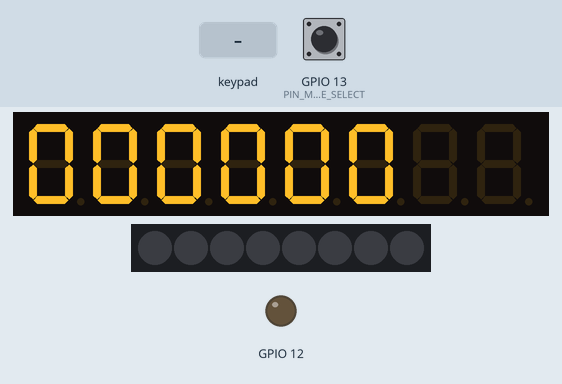
This sketch was run on a simulated ESP8266 (NodeMCU). Shown: 8-digit seven-segment display, 8 RGB LEDs in strip order, left to right, output pins drawn as LEDs (lit = HIGH). Wiring (inferred from the names in the program): TM1638 display and keys: STB GPIO 16; clock GPIO 14; DIO GPIO 5. The inputs (shaded band) are chosen by the test bench; at power-on: GPIO 13 (PIN_MODE_SELECT) HIGH. Pins used as bus, display or sensor lines are not drawn; what the sketch prints to the serial monitor is not drawn.

Above: at 1.3 s.
1.4 s: key '1' pressed
At 1.9 s:
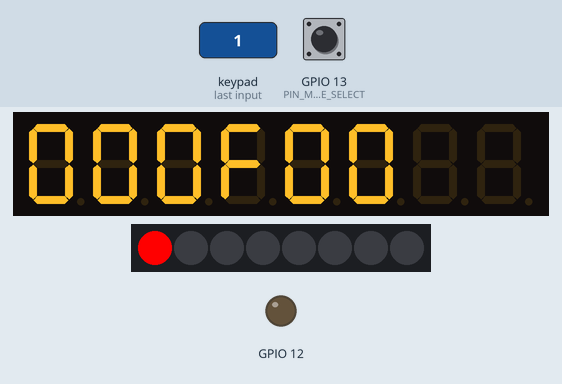
4.0 s: keypad keys 1 2 3 4 pressed 0.4 s apart
At 4.9 s:
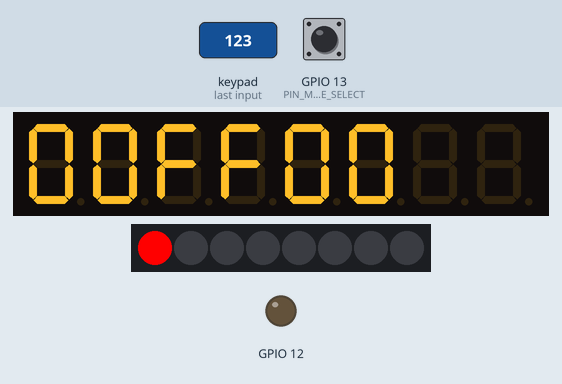
7.1 s: key '5' pressed
At 8.25 s:
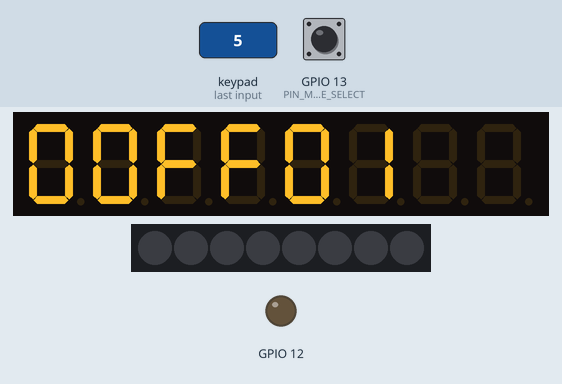
9.0 s: keypad keys 1 2 3 4 pressed 0.4 s apart
At 9.9 s:
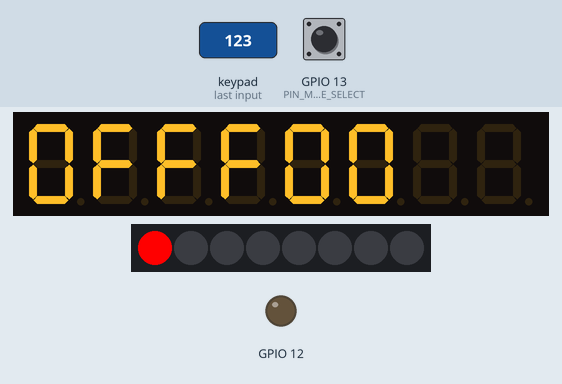
12.1 s: key '1' pressed
At 12.75 s:
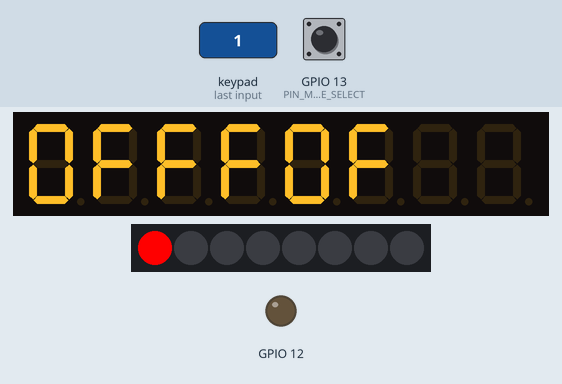
15.0 s: keypad keys 1 2 3 4 pressed 0.4 s apart
At 15.9 s:
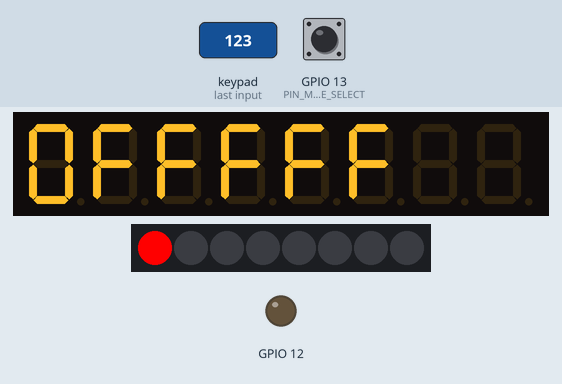
Timing chart, 0 to 19.1 s (numbered marks = the images above; inputs shaded):
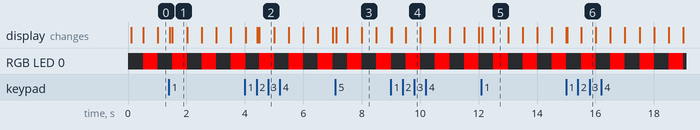

The sketch:

KIM1onESP8266.ino
```cpp
#include <ESP8266WiFi.h> // Include to disable WiFi
#include "KIMHal.h"
#include "MOS6502.h"
#include "TinyBasic.h"

KIMHal hal;
Mos6502 cpu;

// --- HELPER: DUMP REGISTERS ---
void dumpRegisters() {
  Serial.println("\n--- CPU STATE ---");
  Serial.print("PC: "); Serial.print(cpu.pc, HEX);
  Serial.print(" A:  "); Serial.print(cpu.A, HEX);
  Serial.print(" X:  "); Serial.print(cpu.X, HEX);
  Serial.print(" Y:  "); Serial.print(cpu.Y, HEX);
  Serial.print(" SP: "); Serial.print(cpu.sp, HEX);
  Serial.print(" SR: "); Serial.println(cpu.status, HEX);
  Serial.println("-----------------");
}

// --- HELPER: BENCHMARK LOADER (Shift+6) ---
// Kept this for diagnostic purposes
void loadAndRunBenchmark() {
    Serial.println("\n--- LOADING BENCHMARK ---");
    const uint8_t bench[] = {
        0x8D, 0x00, 0xC0, 0xA2, 0xFF, 0xA0, 0xFF, 0x88, 0xD0, 0xFD,
        0xCA, 0xD0, 0xF8, 0xC6, 0x00, 0xD0, 0xF2, 0x8D, 0x00, 0xC0,
        0x4C, 0x14, 0x02
    };
    for(int i=0; i<sizeof(bench); i++) hal.write(0x0200 + i, bench[i]);
    hal.write(0x0000, 0x05);
    Serial.println("Running 1,633,319 cycles (Target: ~1633ms)...");
    cpu.pc = 0x0200;
}

// --- HELPER: SYSTEM KEYS ---
void handleSystemKeys(uint32_t raw) {
  // ST (Stop/NMI) = Shift + 3
  if (raw == 0x40040) {
      cpu.NMI();
      Serial.println(">> NMI (STOP) TRIGGERED");
      dumpRegisters();
      while(hal.hardware.readButtons() == 0x40040) delay(10);
  }

  // RS (Reset) = Shift + 4
  if (raw == 0x400040) {
      cpu.Reset();
      if (hal.keypadMode) cpu.pc = 0x1C4F;
      Serial.println(">> SYSTEM RESET");
      while(hal.hardware.readButtons() == 0x400040) delay(10);
  }

  // BENCHMARK (Aux2) = Shift + 6
  if (raw == 0x40000040) {
      if (cpu.debug) { cpu.debug = false; Serial.println(">> Debug auto-disabled"); }
      loadAndRunBenchmark();
      while(hal.hardware.readButtons() == 0x40000040) delay(10);
  }
}

// --- SETUP ---
void setup() {
  Serial.begin(115200);
  WiFi.mode(WIFI_OFF);
  // Wait a moment for Serial to stabilize, but don't hang if no USB
  delay(100);

  Serial.println("\n--- KIM-1 on ESP8266 Ready ---");

  hal.begin();

  pinMode(PIN_MODE_SELECT, INPUT_PULLUP);
  delay(10);

  if (digitalRead(PIN_MODE_SELECT) == LOW) {
      hal.keypadMode = false;
      Serial.println(">> Jumper Detected: TTY Mode Active");
      // --- LOAD TINY BASIC INTO RAM ($2000) ---
      // This simulates an expansion card always being present.
      Serial.print("Loading Tiny Basic (");
      Serial.print(sizeof(TINY_BASIC_BIN));
      Serial.println(" bytes) to $2000...");

      for (uint16_t i = 0; i < sizeof(TINY_BASIC_BIN); i++) {
        uint8_t b = pgm_read_byte(&TINY_BASIC_BIN[i]);
        hal.write(0x2000 + i, b);
      }
      Serial.println("Done. To start: Type [2000] [GO].");
  } else {
      hal.keypadMode = true;
      Serial.println(">> No Jumper: Keypad Mode Active");
  }

  // Init Display RAM to default "0000 00"
  hal.ram[0xF9] = 0x00;
  hal.ram[0xFA] = 0x00;
  hal.ram[0xFB] = 0x00;

  // Init Vectors (In RIOT RAM 17xx)
  hal.write(0x17FA, 0x00); hal.write(0x17FB, 0x1C); // NMI -> 1C00
  hal.write(0x17FE, 0x00); hal.write(0x17FF, 0x1C); // IRQ -> 1C00

  cpu.Reset();

  // If Hardwired TTY mode, jump straight to monitor entry
  if (!hal.keypadMode) {
      cpu.pc = 0x1C00;
  }
}

// --- TEMPORARY DIAGNOSTIC LOOP ---
void loop() {
  // 1. Run CPU briefly (keep the display alive)
  cpu.Run(500);
  yield();

  // 2. Read the Keypad
  uint32_t raw = hal.hardware.readButtons();
  hal.curkey = raw;

  #ifdef DEBUG
  // 3. SPY ON THE RAW DATA
  static uint32_t lastRaw = 0;
  if (raw != lastRaw && raw != 0) {
      Serial.print(">> KEY RAW: 0x");
      Serial.println(raw, HEX);
      lastRaw = raw;
  }
  if (raw == 0) lastRaw = 0; // Reset on release
  #endif

  // 4. Handle Reset (Shift+RS) just in case you need to reboot
  if (raw == 0x400040) { // Assuming standard mapping for now
      cpu.Reset();
      Serial.println(">> RESET");
      delay(500);
  }
}
```

MOS6502.h
```cpp
#ifndef MOS6502_H
#define MOS6502_H

#include <stdint.h>
#include <Arduino.h>

// --- GLOBAL STATUS FLAGS ---
#define F_C 0x01 // Carry
#define F_Z 0x02 // Zero
#define F_I 0x04 // Interrupt Disable
#define F_D 0x08 // Decimal
#define F_B 0x10 // Break
#define F_K 0x20 // Constant (Unused)
#define F_V 0x40 // Overflow
#define F_N 0x80 // Negative

// Compatibility aliases
#define CONSTANT F_K
#define BREAK    F_B

// Forward Declaration
class Mos6502;

class Mos6502 {
public:
    // Registers (Public for HAL/Debug)
    uint8_t A, X, Y, sp;
    uint16_t pc;
    uint8_t status;

    // Debug Flag
    bool debug = false;

    // [REMOVED] SystemBus* bus;

    // Constructor (No pointer needed anymore)
    Mos6502();

    void Reset();
    void Run(int32_t cycles);
    void NMI();

    // Memory Accessors
    uint8_t Read(uint16_t addr);
    void Write(uint16_t addr, uint8_t val);

    // Helpers
    void StackPush(uint8_t byte);
    uint8_t StackPop();
    bool getFlag(uint8_t f) { return (status & f); }

private:
    typedef void (Mos6502::*CodeExec)(uint16_t);
    typedef uint16_t (Mos6502::*AddrExec)();

    struct Instr {
        AddrExec addr;
        CodeExec code;
        uint8_t cycles;
    };

    static Instr InstrTable[256];
    void Exec(Instr i);

    // Opcodes
    void Op_ADC(uint16_t src); void Op_AND(uint16_t src); void Op_ASL(uint16_t src);
    void Op_ASL_ACC(uint16_t src); void Op_BCC(uint16_t src); void Op_BCS(uint16_t src);
    void Op_BEQ(uint16_t src); void Op_BIT(uint16_t src); void Op_BMI(uint16_t src);
    void Op_BNE(uint16_t src); void Op_BPL(uint16_t src); void Op_BRK(uint16_t src);
    void Op_BVC(uint16_t src); void Op_BVS(uint16_t src); void Op_CLC(uint16_t src);
    void Op_CLD(uint16_t src); void Op_CLI(uint16_t src); void Op_CLV(uint16_t src);
    void Op_CMP(uint16_t src); void Op_CPX(uint16_t src); void Op_CPY(uint16_t src);
    void Op_DEC(uint16_t src); void Op_DEX(uint16_t src); void Op_DEY(uint16_t src);
    void Op_EOR(uint16_t src); void Op_INC(uint16_t src); void Op_INX(uint16_t src);
    void Op_INY(uint16_t src); void Op_JMP(uint16_t src); void Op_JSR(uint16_t src);
    void Op_LDA(uint16_t src); void Op_LDX(uint16_t src); void Op_LDY(uint16_t src);
    void Op_LSR(uint16_t src); void Op_LSR_ACC(uint16_t src); void Op_NOP(uint16_t src);
    void Op_ORA(uint16_t src); void Op_PHA(uint16_t src); void Op_PHP(uint16_t src);
    void Op_PLA(uint16_t src); void Op_PLP(uint16_t src); void Op_ROL(uint16_t src);
    void Op_ROL_ACC(uint16_t src); void Op_ROR(uint16_t src); void Op_ROR_ACC(uint16_t src);
    void Op_RTI(uint16_t src); void Op_RTS(uint16_t src); void Op_SBC(uint16_t src);
    void Op_SEC(uint16_t src); void Op_SED(uint16_t src); void Op_SEI(uint16_t src);
    void Op_STA(uint16_t src); void Op_STX(uint16_t src); void Op_STY(uint16_t src);
    void Op_TAX(uint16_t src); void Op_TAY(uint16_t src); void Op_TSX(uint16_t src);
    void Op_TXA(uint16_t src); void Op_TXS(uint16_t src); void Op_TYA(uint16_t src);
    void Op_ILLEGAL(uint16_t src);

    uint16_t Addr_ACC(); uint16_t Addr_IMM(); uint16_t Addr_ABS();
    uint16_t Addr_ZER(); uint16_t Addr_ZEX(); uint16_t Addr_ZEY();
    uint16_t Addr_ABX(); uint16_t Addr_ABY(); uint16_t Addr_IMP();
    uint16_t Addr_REL(); uint16_t Addr_INX(); uint16_t Addr_INY();
    uint16_t Addr_ABI();
};

#endif
```

TM1638.h
```cpp
#ifndef TM1638_H
#define TM1638_H

#include <Arduino.h>

// --- ESP8266 PINS (NodeMCU/Wemos Mappings) ---
// Adjust assignments here to match your specific board
#define PIN_STB1  16  //D0 or GPIO16 goes to Pin 37 on DSKY
#define PIN_DIO   5  //D1 or GPIO5 goes to Pin 35 on DSKY
#define PIN_CLK   14  //D5 or GPIO14 goes to Pin 33 on DSKY

// ESP8266 runs fast enough that we might need a tiny delay
// for the TM1638 to catch up, but usually standard digitalWrite is fine.
#define DELAY_BIT delayMicroseconds(1)

// --- KEY MAPPING ---
const uint32_t SHIFT_MASK = 0x00000040; // SW2 is Shift

struct KeyMapping {
    uint32_t rawSignature;
    char unshifted;
    char shifted;
};

// Key Map (Same as before)
const KeyMapping KEY_MAP[] = {
    { 0x00000004, '0', 'P' }, // SW1
    { 0x00000400, '2', 'G' }, // SW3
    { 0x00004000, '1', '+' }, // SW4
    { 0x00040000, '3', 'S' }, // SW5
    { 0x00400000, '4', 'R' }, // SW6
    { 0x04000000, '5', '5' }, // SW7
    { 0x40000000, '6', '6' }, // SW8
    { 0x00000002, '7', '7' }, // SW9
    { 0x00000020, '8', '8' }, // SW10
    { 0x00000200, '9', '9' }, // SW11
    { 0x00002000, 'A', 'A' }, // SW12
    { 0x00020000, 'B', 'B' }, // SW13
    { 0x00200000, 'C', 'C' }, // SW14
    { 0x02000000, 'D', 'D' }, // SW15
    { 0x20000000, 'E', 'E' }, // SW16
    { 0x00000001, 'F', 'F' }, // SW17
    { 0x00000010, 'a', 'a' }, // SW18
    { 0x00000100, 'd', 'd' }, // SW19
};

const uint8_t MAP_SIZE = sizeof(KEY_MAP) / sizeof(KeyMapping);
const uint8_t HEX_FONT[] = { 0x3F,0x06,0x5B,0x4F,0x66,0x6D,0x7D,0x07,0x7F,0x6F,0x77,0x7C,0x39,0x5E,0x79,0x71 };

class TM1638 {
  private:
    void sendByte(uint8_t data) {
      for (int i = 0; i < 8; i++) {
        digitalWrite(PIN_CLK, LOW);
        DELAY_BIT;
        digitalWrite(PIN_DIO, (data & 1));
        data >>= 1;
        digitalWrite(PIN_CLK, HIGH);
        DELAY_BIT;
      }
    }

  public:
    void begin() {
      pinMode(PIN_STB1, OUTPUT);
      pinMode(PIN_CLK, OUTPUT);
      pinMode(PIN_DIO, OUTPUT);
      digitalWrite(PIN_STB1, HIGH);
      digitalWrite(PIN_CLK, HIGH);
      sendCommand(0x8F); // Activate
      clear();
    }

    void sendCommand(uint8_t cmd) {
      digitalWrite(PIN_STB1, LOW);
      DELAY_BIT;
      sendByte(cmd);
      digitalWrite(PIN_STB1, HIGH);
      DELAY_BIT;
    }

    void setupDisplay(bool on, uint8_t intensity) {
      sendCommand(0x80 | (on ? 8 : 0) | (intensity & 7));
    }

    void writeDigit(uint8_t pos, uint8_t hexValue) {
      if (pos > 7) return;
      sendCommand(0x44);
      digitalWrite(PIN_STB1, LOW);
      DELAY_BIT;
      sendByte(0xC0 | (pos << 1));
      sendByte(HEX_FONT[hexValue & 0x0F]);
      digitalWrite(PIN_STB1, HIGH);
    }

    void setLed(uint8_t ledIdx, uint8_t state) {
      if (ledIdx > 7) return;
      sendCommand(0x44);
      digitalWrite(PIN_STB1, LOW);
      DELAY_BIT;
      sendByte(0xC1 + (ledIdx << 1));
      sendByte(state ? 1 : 0);
      digitalWrite(PIN_STB1, HIGH);
    }

    void clear() {
      sendCommand(0x40);
      digitalWrite(PIN_STB1, LOW);
      DELAY_BIT;
      sendByte(0xC0);
      for(int i=0; i<16; i++) sendByte(0x00);
      digitalWrite(PIN_STB1, HIGH);
    }

    uint32_t readButtons() {
      uint32_t packedData = 0;
      digitalWrite(PIN_STB1, LOW);
      DELAY_BIT;
      sendByte(0x42);
      pinMode(PIN_DIO, INPUT); // PULLUP internal often weak on ESP, external recommended but try INPUT first
      DELAY_BIT;

      for (int i = 0; i < 4; i++) {
        uint8_t byteVal = 0;
        for (int b = 0; b < 8; b++) {
          digitalWrite(PIN_CLK, LOW);
          DELAY_BIT;
          if (digitalRead(PIN_DIO)) byteVal |= (1 << b);
          digitalWrite(PIN_CLK, HIGH);
          DELAY_BIT;
        }
        packedData |= ((uint32_t)byteVal << (i * 8));
      }
      pinMode(PIN_DIO, OUTPUT);
      digitalWrite(PIN_STB1, HIGH);
      return packedData;
    }
};
#endif
```

Source omitted: KIM_ROM.h (data table, 10804 bytes), MOS6502.cpp (15985 bytes), TinyBasic.h (data table, 12050 bytes), KIMHal.h (8176 bytes)

Measured:
- after the input at 1.4 s, the display: first changes at once (image 1 shows a later state)
- after the input at 4.0 s, the display: first changes at once (image 2 shows a later state)
- after the input at 7.1 s, the display: changes at once (image 3)
- after the input at 9.0 s, the display: first differs from a run without the input at once (image 4 shows a later state)
- after the input at 12.1 s, the display: first changes at once (image 5 shows a later state)
- after the input at 15.0 s, the display: first differs from a run without the input at once (image 6 shows a later state)
- what the display in image 1 shows lasts 0.5 s, from 1.5 s to 2.0 s
